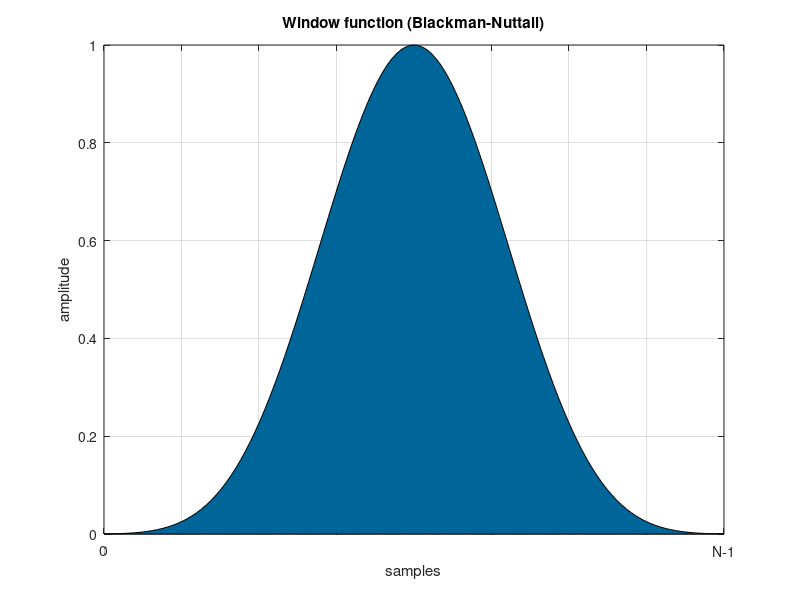
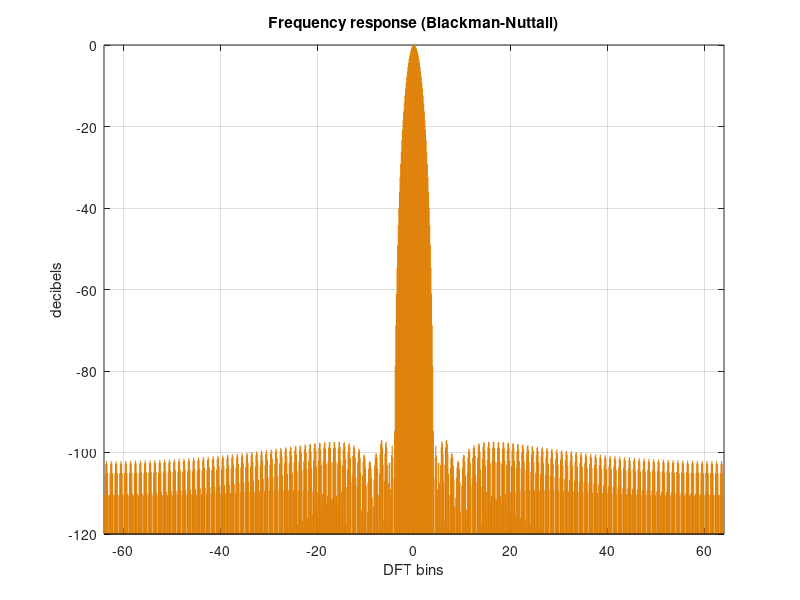

Write MATLAB code to recreate these figures, in order.
N=128;
k=0:N-1;
 
dr = 120;
w = 0.3635819 - 0.4891775*cos(2*pi*k/(N-1)) + 0.1365995*cos(4*pi*k/(N-1)) -0.0106411*cos(6*pi*k/(N-1));
 
B = N*sum(w.^2)/sum(w)^2    % noise bandwidth (bins)
 
H = abs(fft([w zeros(1,7*N)]));
H = fftshift(H);
H = H/max(H);
H = 20*log10(H);
H = max(0,dr+H);
 
figure
area(k,w,'FaceColor', [0 .4 .6])
xlim([0 N-1])
set(gca,'XTick', [0 : 1/8 : 1]*(N-1))
set(gca,'XTickLabel','0| | | | | | | |N-1')
grid on
ylabel('amplitude')
xlabel('samples')
title('Window function (Blackman-Nuttall)')
 
figure
stem(([1:(8*N)]-1-4*N)/8,H,'-');
set(findobj('Type','line'),'Marker','none','Color',[.871 .49 0])
xlim([-4*N 4*N]/8)
ylim([0 dr])
set(gca,'YTickLabel','-120|-100|-80|-60|-40|-20|0')
grid on
ylabel('decibels')
xlabel('DFT bins')
title('Frequency response (Blackman-Nuttall)')